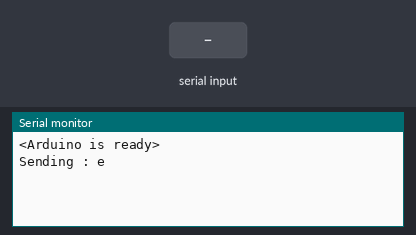
The sketch below on a simulated Arduino Mega 2560, built with avr-gcc and run on an emulated ATmega2560. Shown: the last lines printed to the serial monitor. The inputs (shaded band) are chosen by the test bench.

Above: at 2.7 s.
2.8 s: "1" received over the second serial link
At 4.0 s:
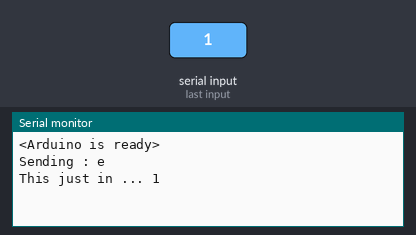
4.3 s: "0" received over the second serial link
At 5.3 s:
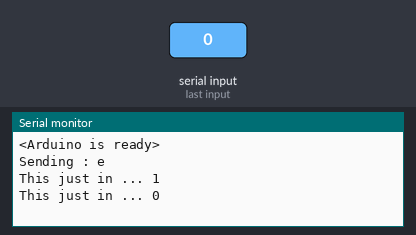
5.8 s: "2" received over the second serial link
At 6.4 s:
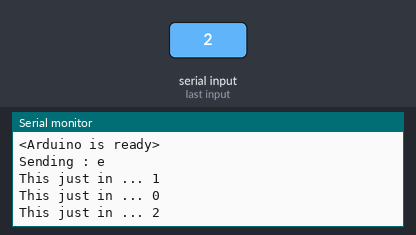

Measured:
- after the input at 2.8 s, the serial monitor: prints a new line at once (image 1)
- after the input at 4.3 s, the serial monitor: prints a new line at once (image 2)
- after the input at 5.8 s, the serial monitor: prints a new line at once (image 3)

The sketch:

uart_test.ino
```cpp
char receivedChar;
boolean newData = false;

boolean sent = false;
boolean received = false;

int key = 1;

void setup() {
    Serial.begin(115200);
    Serial.println("<Arduino is ready>");
    Serial1.begin(115200);
    Serial2.begin(115200);
    delay(1500);

//    char ciphertext[6];
//    String plaintext = "hello";
//    int idx = 0;
//    for (char i : plaintext){
//      ciphertext[idx++] = loopback(i);
//      delay(2000);
//    }
//    ciphertext[idx++] = '\0';
//    Serial.println(ciphertext);

    sendOneChar('e');


}

void loop() {
    recvOneChar();
    showNewData();
}

char loopback(char c){
   if (sent == false){
      Serial.print("Sending : ");
      Serial.println(c, HEX);
      Serial1.write(c);
      sent = true; //false
      received = false;
    }

    while(received == false){
      if (Serial1.available() > 0) {
        receivedChar = Serial1.read();
        newData = true;
        sent = false;
        received = true;
      }
    }

    if (newData == true) {
        Serial.print("This just in ... ");
        Serial.println(receivedChar, HEX);
        newData = false;
        received = false;
    }

    return receivedChar;
}

void sendOneChar(char c) {
  if (sent == false){
    Serial.print("Sending : ");
    Serial.println(c);
    Serial1.write(c);
    Serial2.write(key);
    sent = true; //false
  }
}

char recvOneChar() {
  if (Serial1.available() > 0) {
      receivedChar = Serial1.read();
      newData = true;
      sent = false;
  }
  return receivedChar;
}

void showNewData() {
    if (newData == true) {
        Serial.print("This just in ... ");
        Serial.println(receivedChar);
        newData = false;
    }
}
```
